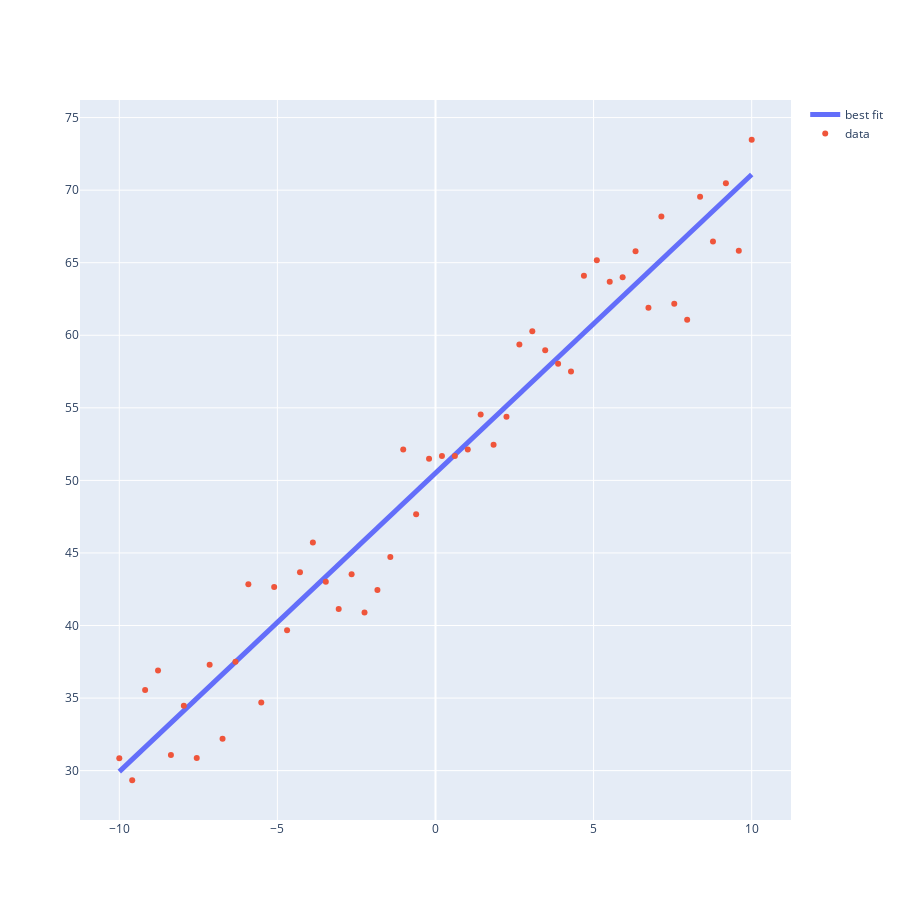

Notebook code cell kept with this figure:
### Code cell
f = Line2D(2, 50)
xx = np.linspace(-10, 10, 50)
yy = [f(x) + rng(-5, 5) for x in xx]

reg_line = reg(xx, yy)(xx)

trace1 = go.Scatter(
    x=xx, y=reg_line,
    line=dict(width=5),
    name='best fit',
    mode='lines'
)

trace2 = go.Scatter(
    x=xx, y=yy,
    name='data',
    mode='markers'
)

layout = go.Layout(width=900, height=900)
fig = go.Figure(data=[trace1, trace2], layout=layout)
fig.show()
